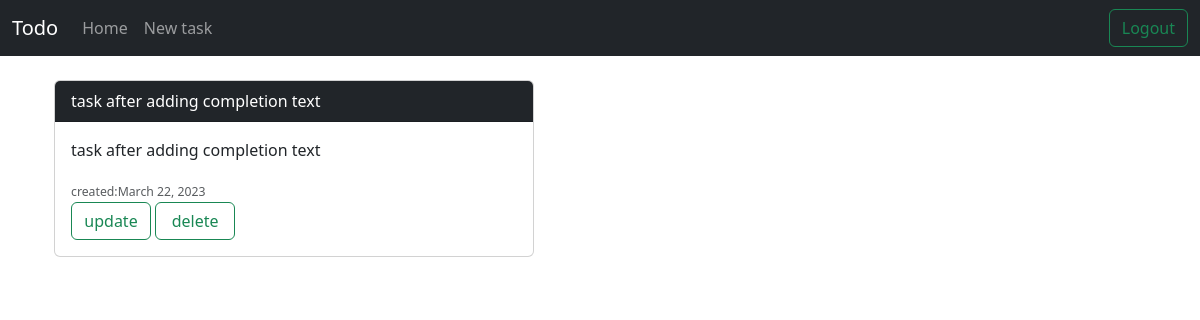
The app's page /view_uncompleted/ (signed in), older data.
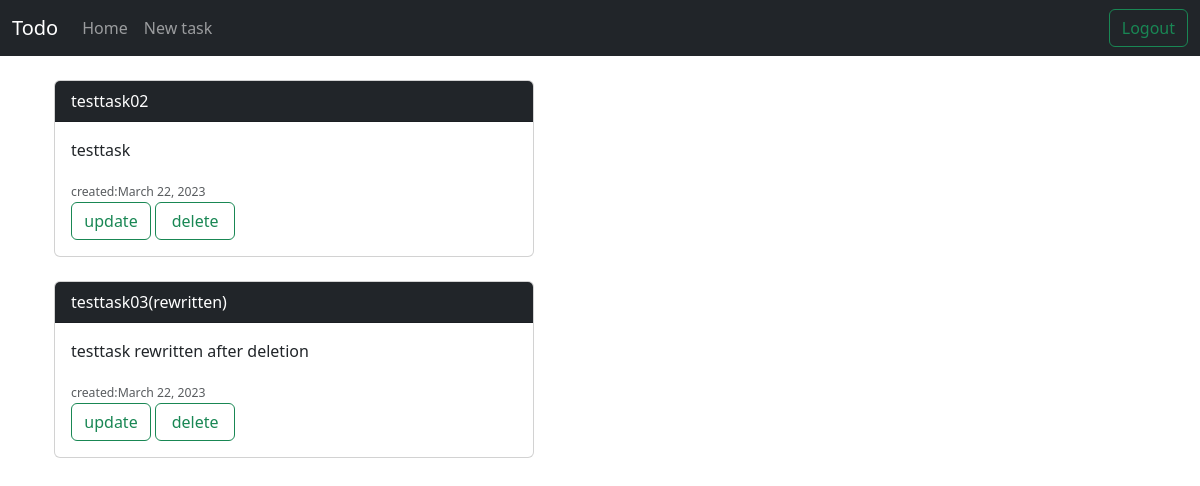
The same page, newer data.
### user/models.py (models this page shows, shortened)
class Task(models.Model):
  user = models.ForeignKey(User,on_delete=models.CASCADE)
  title = models.CharField(max_length=100)
  description = models.CharField(max_length=100)
  completed = models.BooleanField(default=False)
  created_at = models.DateTimeField(auto_now_add=True)
  updated_at = models.DateTimeField(auto_now= True)

### user/views.py (the view)
# urls.py: path('view_uncompleted/', views.view_uncompleted, name='view_uncompleted'),
def view_uncompleted(request):
  user = request.user
  tasks_uncompleted = user.task_set.filter(completed=False)
  return render(request,'view_uncompleted.html', {'user':user, 'tasks_uncompleted':tasks_uncompleted})

### templates/view_uncompleted.html
{% extends 'base.html' %}
{% block content %}
  {% if tasks_uncompleted%}
    {% for task in tasks_uncompleted%}
      <div class="container">
        <div class="card"  style="max-width:30rem;">
          <div class="card-header header-dark bg-dark" style="color: white;">
            {{task.title}}
          </div>
          <div class="card-body">
            <p class="card-text">{{task.description}}</p>
            <span class="form-text text-muted" style="color:black; font-weight: 150;"><small>created:{{task.created_at|date}}</small></span></br>
            <a href="{% url "update_task" task.id %}" class="btn btn-outline-success" style="width:5em;">update</a>
            <a href="{% url "delete_task" task.id %}" class="btn btn-outline-success" style="width:5em;">delete</a>
          </div>
        </div></br>
      </div>
    {% endfor %}
  {% else %}
    <h2>Uncompleted Task Will Be Shown Here</h2>
  {% endif %}
{% endblock content %}

Row changes from the older to the newer data that the page shows:
no longer on this page (row edited): Task: title "task after adding completion text", description "task after adding completion text", created_at "March 22, 2023"
now on this page (row edited): Task: title "testtask02", description "testtask", created_at "March 22, 2023"
now on this page (row edited): Task: title "testtask03(rewritten)", description "testtask rewritten after deletion", created_at "March 22, 2023"
